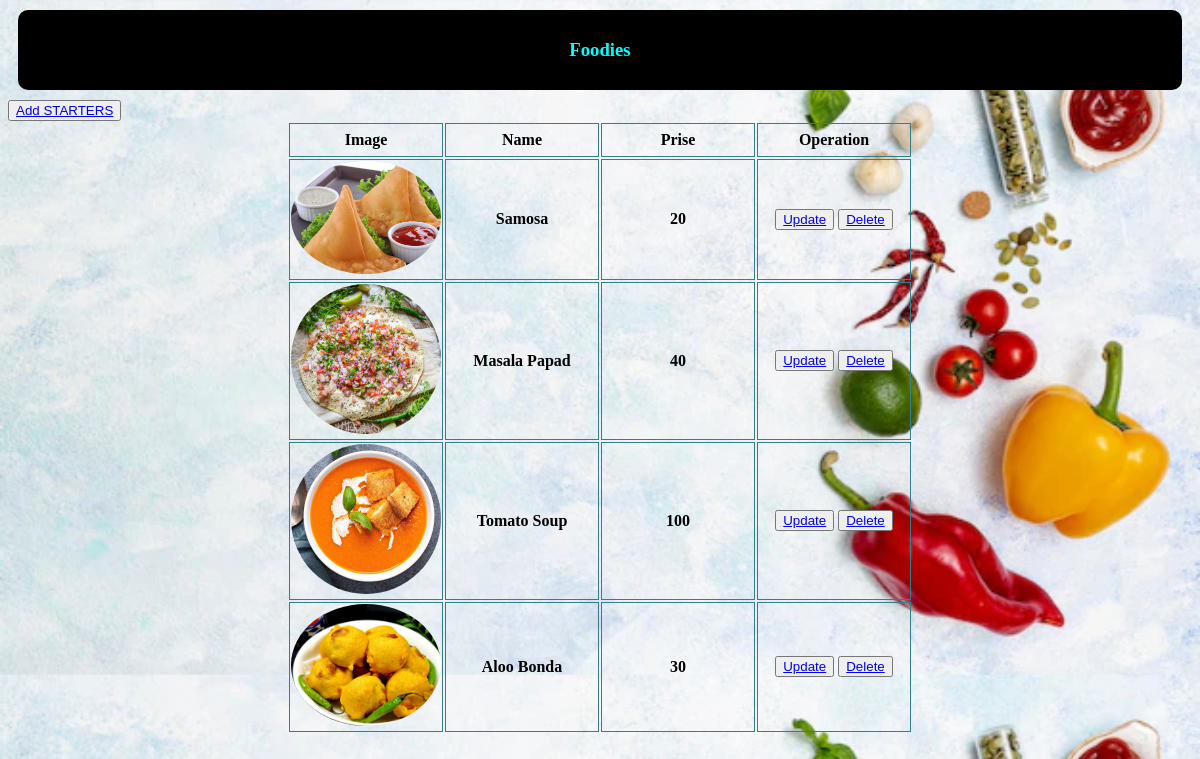
Page /admin_menu_display_starters.php on the committed database.
### tables this page shows
CREATE TABLE `starters` (
  `id` int(3) NOT NULL,
  `image` varchar(255) NOT NULL,
  `name` varchar(255) NOT NULL,
  `prise` varchar(5) NOT NULL
);

### admin_menu_display_starters.php (the view, shortened to what this page needs)
<?php
include 'connect.php';
?>
<!DOCTYPE html>
<html lang="en">
<head>
</head>
<body>
<div class="name">
            <h3>Foodies</h3>
        </div>
        <div class="add_button">
        <button>
                <link rel="stylesheet" href=""><a href="http://localhost/restaurant/admin_menu_add_starters.php" target="#" s>Add STARTERS</a></link>
            </button>
        </div>
        <table>
            <thead>
                <tr>
                <th scope="col">Image</th>
                <th scope="col">Name</th>
                <th scope="col">Prise</th>
                <th scope="col">Operation</th>
                </tr>
                <?php
                    $sql="select * from `starters`";
                    $result=mysqli_query($con,$sql);
                    if($result){
                        while($row=mysqli_fetch_assoc($result)){
                            $id=$row['id'];
                            $name=$row['name'];
                            $prise=$row['prise'];
                            $image=$row['image'];
                            echo '
                            <tr>
                            <th scope="col"><img src="image/'.$image.'" width="300px">
                            <th scope="col">'.$name.'</th>
                            <th scope="col">'.$prise.'</th>
                            <th>
                            <button><a href="admin_menu_update.php? updateid='.$id.'">Update</a></button>
                            <button><a href="admin_menu_delete.php? deleteid='.$id.'">Delete</a></button>
                        </th>
                            </tr>
                            ';
                        }
                    }
                    ?>
            </thead>
        </table>
</body>
</html>

### admin_menu_display_starters.php (style rules this page uses)
table { display: flex; align-content: center; justify-content: center; }
img { border-radius: 50%; width: 150px; }
table th { border: 1px solid #347e87; width: 150px; height: 30px; }
.name { background-color: black; height: 10vh; border-radius: 10px; margin: 10px; display: flex; justify-content: center; align-items: center; color: aqua; }
body { background: url(image/bg.webp); background-size: 100%; }

### rows in the picture
starters: image (picture), name "Samosa", prise "20"
starters: image (picture), name "Masala Papad", prise "40"
starters: image (picture), name "Tomato Soup", prise "100"
starters: image (picture), name "Aloo Bonda", prise "30"
